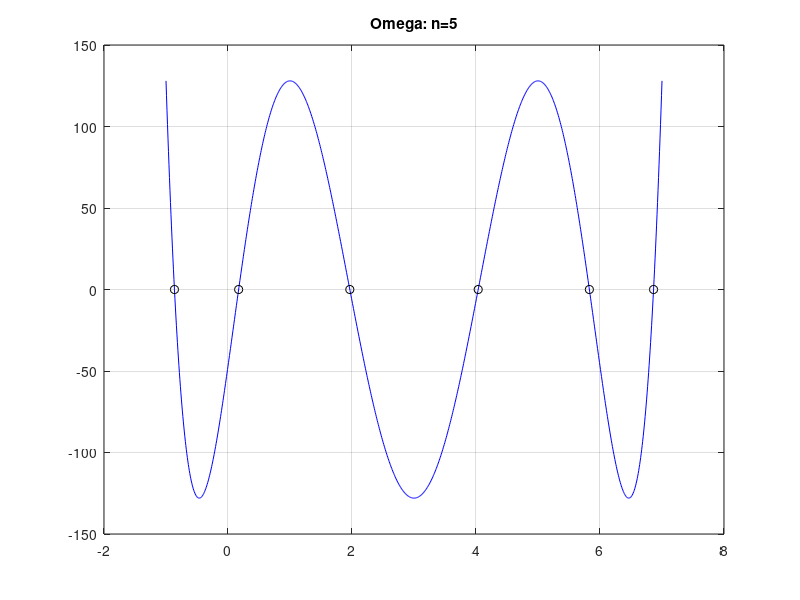

MATLAB code to generate this figure:
a = -1; b = 7;
secs = 2;

t = a : (b - a) / 1000 : b;
mom1 = [];
for n = 1 : 5
    disp(['Количество узлов: ', num2str(n + 1)]);
    k = 0 : n;
    z = cos((pi + 2 * pi * k)/(2 * n + 2));
    x = (a + b) / 2 - z * (b - a) / 2;
    p = poly(x);
    y = polyval(p,t);
    mom1 = [mom1, max(abs(y))];
    disp(['Максимальное значение: ', num2str(max(abs(y)))]);
    plot(t, y, 'b', x, x*0, 'ko')
    title(['Omega: n=', num2str(n)])
    grid on
    pause(secs);
end

format short g
disp(['Теоретическая ошибка: ', num2str(mom1)]);
